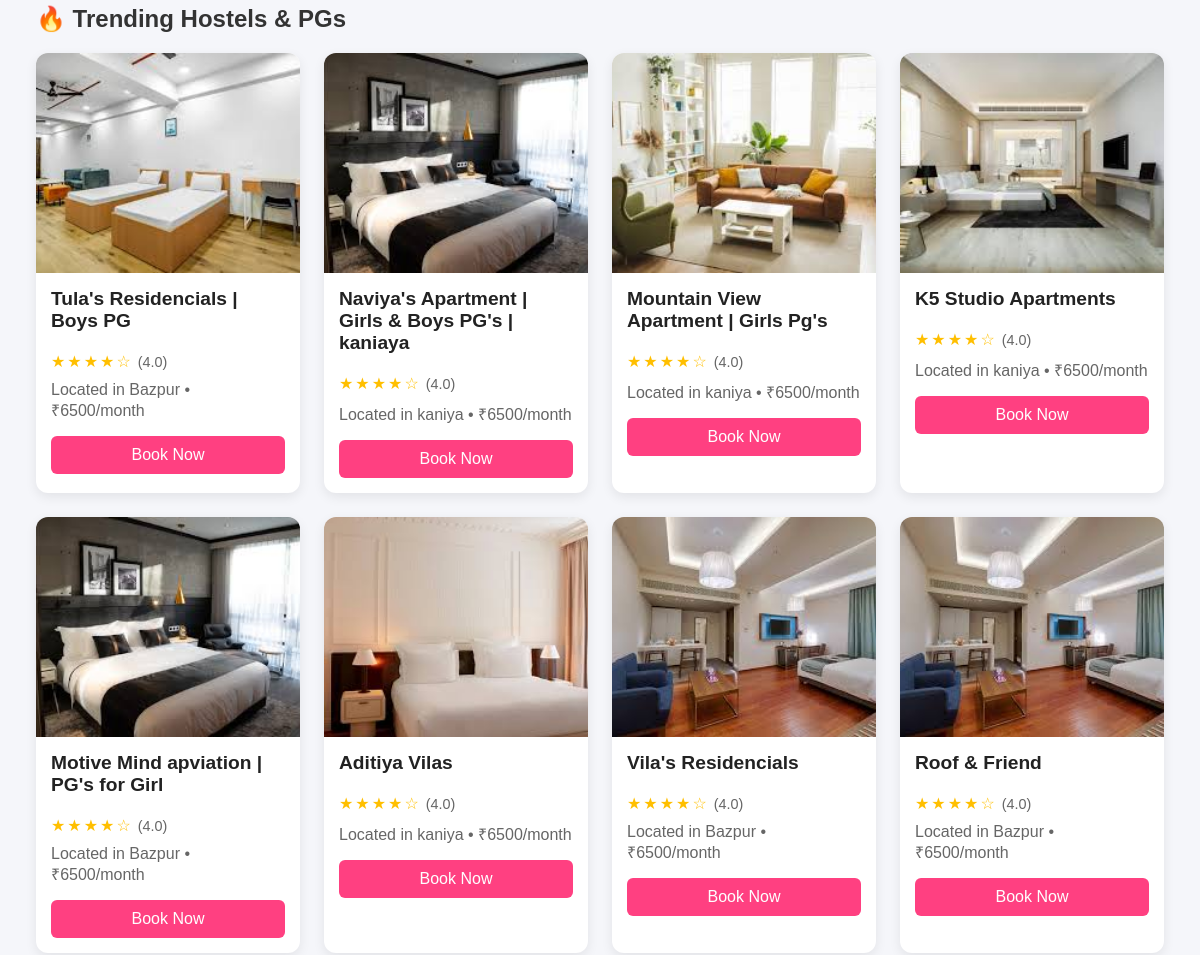
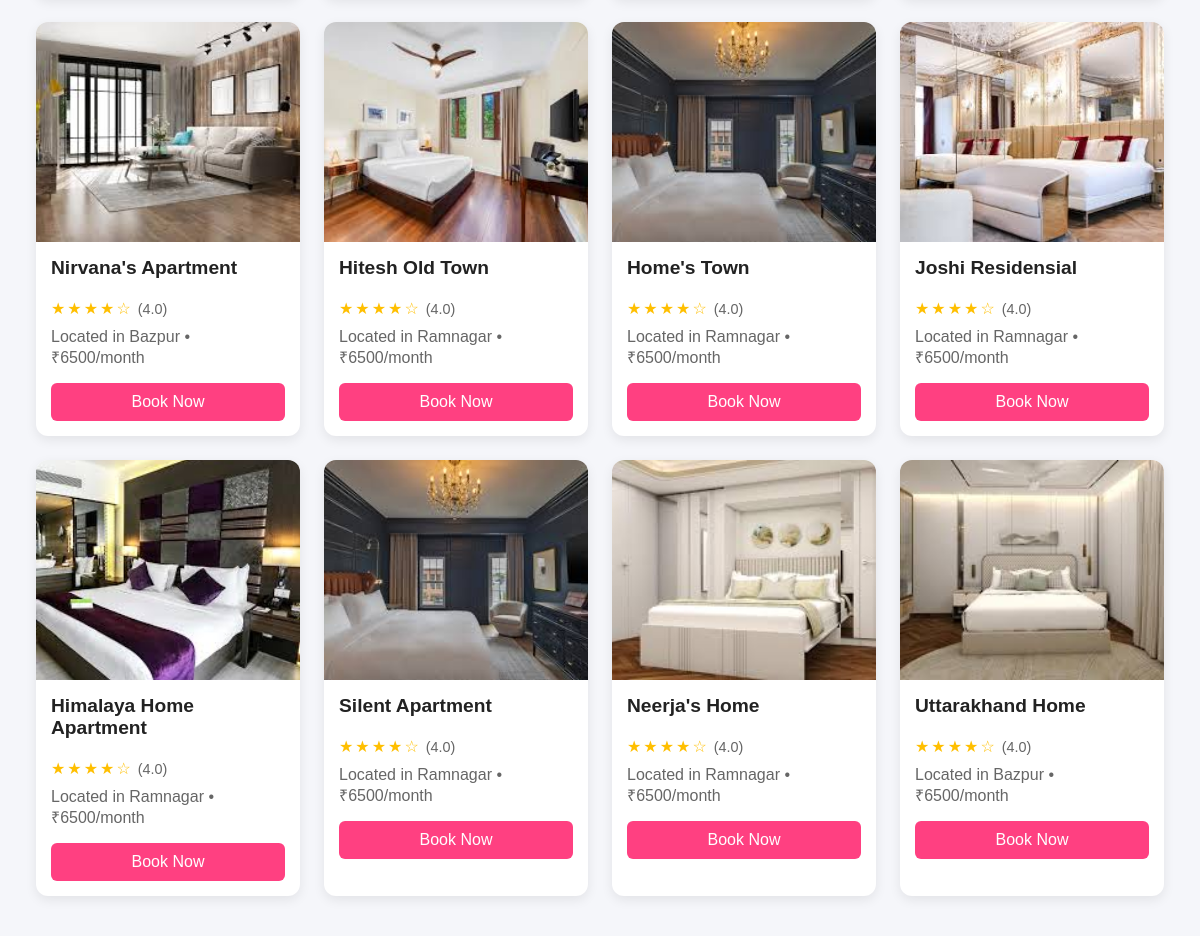
Before: / (lower part) with the older database file (2 pictures, top to bottom).
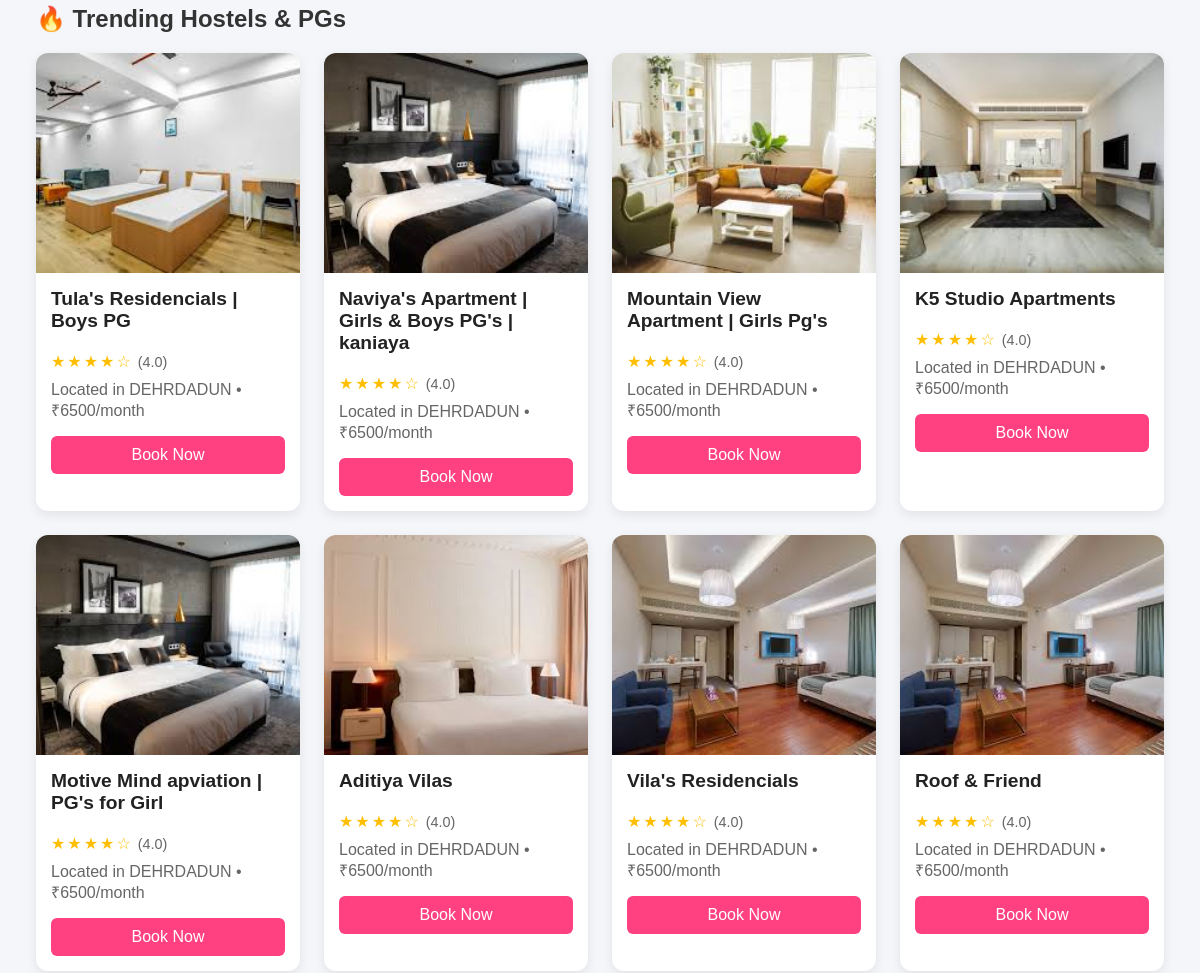
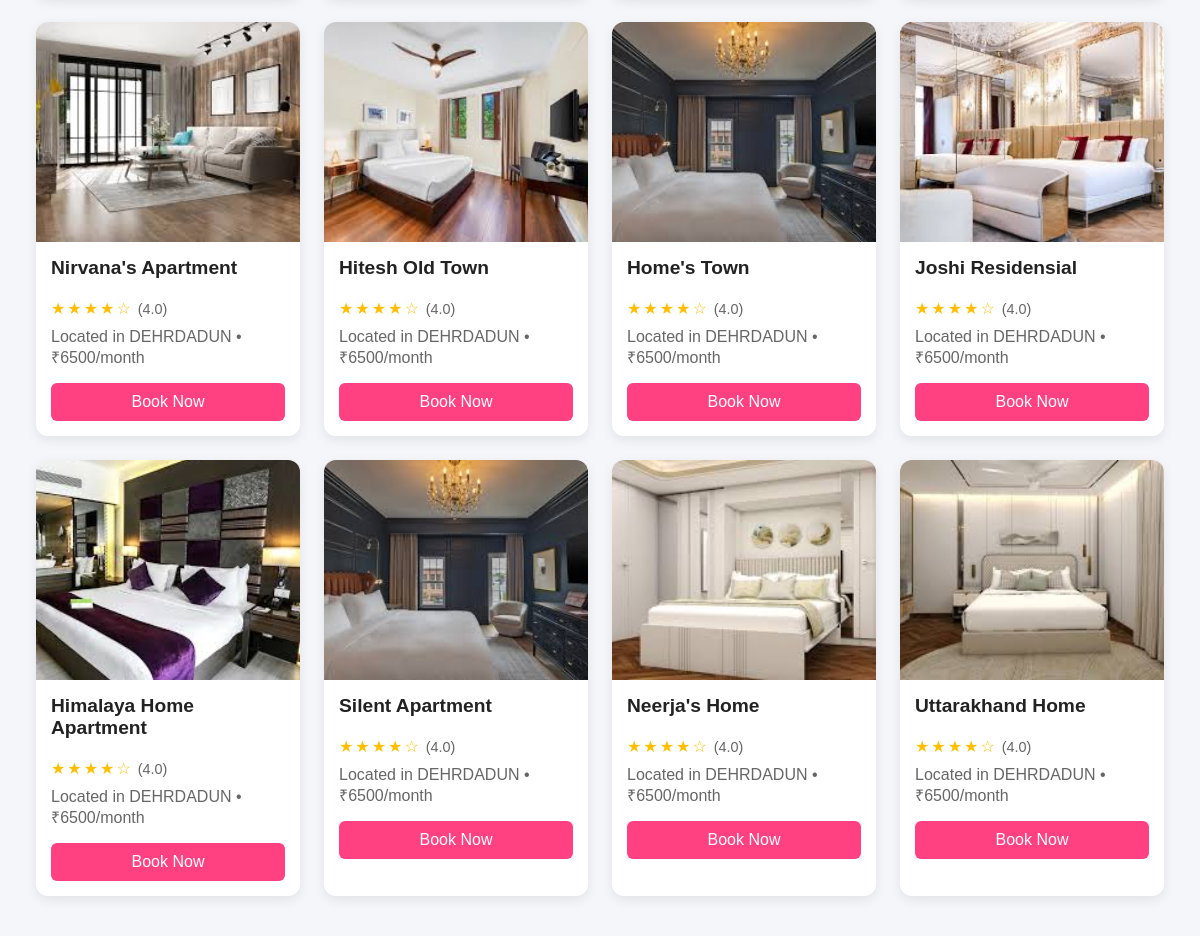
After: the same page with the newer database file (2 pictures, top to bottom).
### pgs/models.py (models this page shows, shortened)
class PgListing(models.Model):
    owner = models.ForeignKey(Users, on_delete=models.CASCADE)
    title = models.CharField(max_length=100)
    slug = models.SlugField(max_length=200,unique=True)
    description = models.TextField()
    address = models.CharField(max_length=255)
    city = models.CharField(max_length=100)
    state = models.CharField(max_length=100)
    pin_code = models.CharField(max_length=10)
    price_per_month = models.DecimalField(max_digits=10, decimal_places=2)
    available_from = models.DateField(auto_now_add=False)
    is_available = models.BooleanField(default=True)
    type_of_pg = models.CharField(max_length=20,blank=True,null=True, choices=[
        ('boys','Boys'),
        ('girls','Girls'),
        ('coed','Coed'),
        ('family','Family')
    ])
    amenities = models.TextField(help_text="Comma-separated list of amenities", blank=True, null=True)
    sharing_type = models.CharField(max_length=20, choices=[
        ('single','Single'),
        ('double','Double'),
        ('triple','Triple'),
        ('quad','Quad'),
    ])
    created_at = models.DateTimeField(auto_now_add=True)
    updated_at = models.DateTimeField(auto_now=True)

### PgFinder/views.py (the view)
# urls.py: 2. Add a URL to urlpatterns:  path('', views.home, name='home')
def home(request):
    pg_listings = PgListing.objects.filter(owner__is_owner=True)
    pg_images = PGImage.objects.all()
    context = {
        'pg_listings': pg_listings,
        'pg_images': pg_images,
    }
    return render(request, 'home.html', context)

### users/context_processors.py (called while the page is built)
def booking_counts(request):
    pending = 0
    confirmed = 0
    user = getattr(request, 'user', None)
    if user and user.is_authenticated:
        pending = Booking.objects.filter(tenant=user, status='pending').count()
        confirmed = Booking.objects.filter(tenant=user, status='confirmed').count()
    return {
        'pending_bookings_count': pending,
        'confirmed_bookings_count': confirmed,
    }

### templates/home.html (shortened to what this page needs)
{% extends "base.html" %}
{% load static %}
{% block newlink %}
<link rel="stylesheet" href="{%static 'css/dashboard.css'%}">
{% endblock %}
  {% block content %}
<section class="dashboard-content">
  <h2>🔥 Trending Hostels & PGs</h2>
  <div class="cards-container">
     {% for pg in pg_listings %}
    <div class="card">
      {% for pgimg in pg.images.all|slice:":1" %}
      <img src="{{ pgimg.pg_image.url }}" alt="Hostel 1" />
      {% endfor %}
      <h3>{{pg.title}}</h3>
      <div class="rating">
        <span>★</span><span>★</span><span>★</span><span>★</span><span>☆</span>
        <span class="rating-number">(4.0)</span>
      </div>
      <p>Located in {{pg.city}} • ₹6500/month</p>
      <a href="{% url 'pg_detail' pg.slug %}">Book Now</a>
    </div>
    {% endfor %}
  </div>
</section>
{% endblock %}

Changed rows visible on the page:
changed PgListing "Tula's Residencials | Boys PG": city "Bazpur" → "DEHRDADUN"
changed PgListing "Naviya's Apartment | Girls & Boys PG's | kaniaya": city "kaniya" → "DEHRDADUN"
changed PgListing "Mountain View Apartment | Girls Pg's": city "kaniya" → "DEHRDADUN"
changed PgListing "K5 Studio Apartments": city "kaniya" → "DEHRDADUN"
changed PgListing "Motive Mind apviation | PG's for Girl": city "Bazpur" → "DEHRDADUN"
changed PgListing "Aditiya Vilas": city "kaniya" → "DEHRDADUN"
changed PgListing "Vila's Residencials": city "Bazpur" → "DEHRDADUN"
changed PgListing "Roof & Friend": city "Bazpur" → "DEHRDADUN"
changed PgListing "Nirvana's Apartment": city "Bazpur" → "DEHRDADUN"
changed PgListing "Hitesh Old Town": city "Ramnagar" → "DEHRDADUN"
changed PgListing "Home's Town": city "Ramnagar" → "DEHRDADUN"
changed PgListing "Joshi Residensial": city "Ramnagar" → "DEHRDADUN"
changed PgListing "Himalaya Home Apartment": city "Ramnagar" → "DEHRDADUN"
changed PgListing "Silent Apartment": city "Ramnagar" → "DEHRDADUN"
changed PgListing "Neerja's Home": city "Ramnagar" → "DEHRDADUN"
changed PgListing "Uttarakhand Home": city "Bazpur" → "DEHRDADUN"
